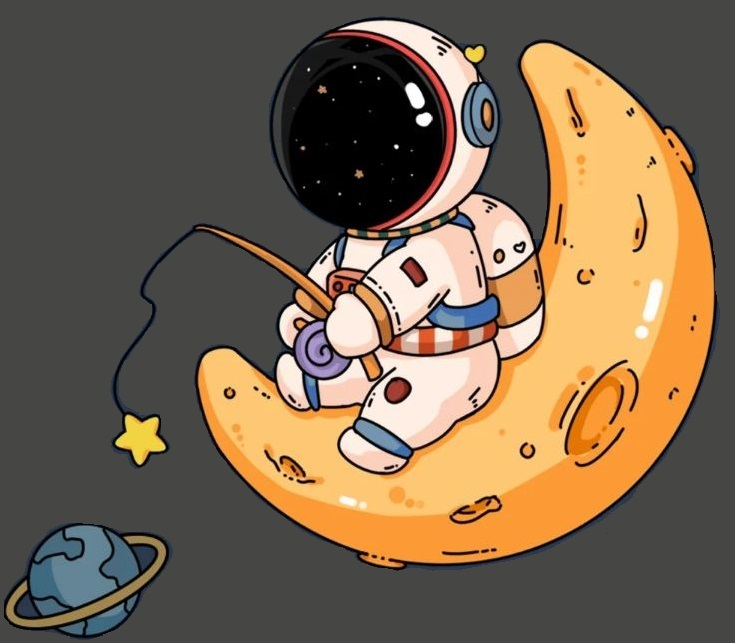
#> input picture Verification/as777.jpg, 735 x 643 px
$ python ChangePictureColor.py
#> lines starting #> are read from the running program, lines starting #| are printed output that depends on the picture
import colorsys
from PIL import Image

def changeColor():
    # 1. 指定图像路径
    filename = 'C:\\Work\\NewTool\\Verification\\pic.jpg'
    # 2. 读入图片，转换为RGB色值
    img = Image.open(filename).convert('RGB')
    width, height = img.size
    img_array = img.load()
    # 3. 将颜色范围内的色点改为指定颜色
    for w in range(0,width):
        for h in range(0,height):
            color_dot = img_array[w,h]
            if((color_dot[0]>30 and color_dot[0]<60) and (color_dot[1]>60 and color_dot[1]<100)  and (color_dot[2]>100 and color_dot[2]<170)):
                img_array[w, h] = (255, 255, 255)
    img.save('C:\\Work\\NewTool\\Verification\\snow.jpg')

def transparentPicture():
    # 1. 指定图像路径
    filename = 'as777.jpg'
    # 2. 读入图片，转换为RGB色值
    img = Image.open(filename).convert('RGBA')
    width, height = img.size
#> width = 735; height = 643
    # 3. 将颜色范围内的色点改为透明色
    for w in range(0,width):
        for h in range(0,height):
            dot = img.getpixel((w, h))
            #print(dot)
            if dot[0]>40 and dot[0]<60 and dot[1]>50 and dot[1]<70 and dot[2]>60 and dot[2]<90:
                dot = (dot[:-1] + (0,))
                img.putpixel((w, h), dot)
            elif dot[0] >= 60 and dot[0] < 80 and dot[1] > 60 and dot[1] < 80 and dot[2] > 60 and dot[2] < 80:
                dot = (dot[:-1] + (0,))
                img.putpixel((w, h), dot)
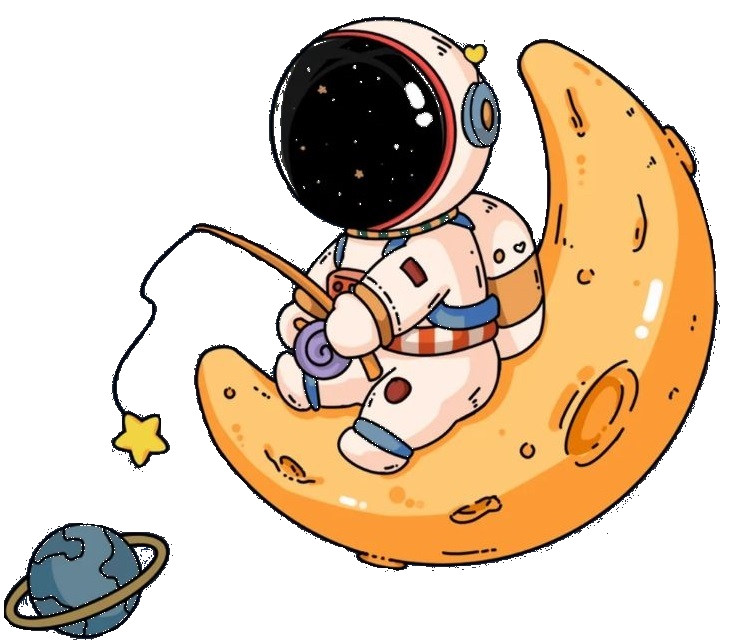
#> img: PIL image 735x643 RGBA; mean R, G, B, A 121, 101.9, 80, 118.1; transparent parts drawn white
    # 4. 保存为新的图片
    img.save('asqqq.png')


if __name__ == '__main__':
    transparentPicture()

$ run again, with Verification/as.jpg copied over Verification/as777.jpg
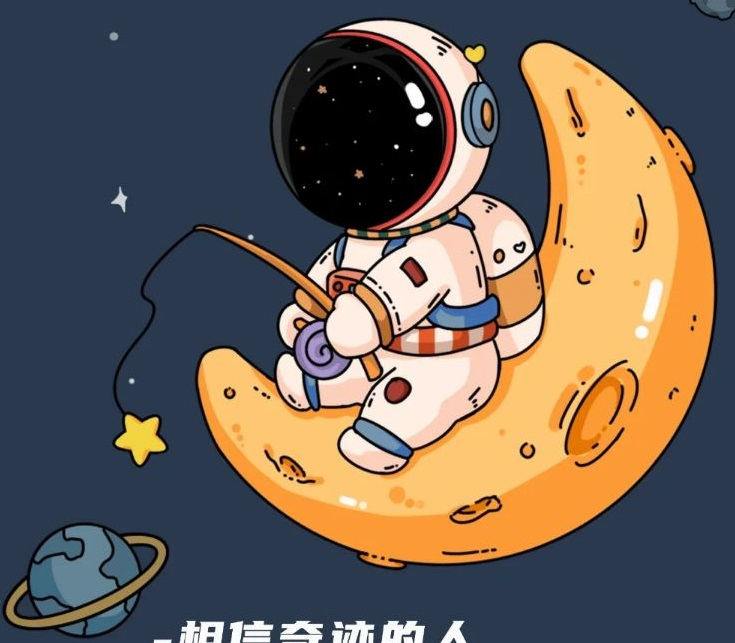
#> input picture Verification/as.jpg, 735 x 643 px
#> after the loop in transparentPicture, `for w in range(0,width):`:
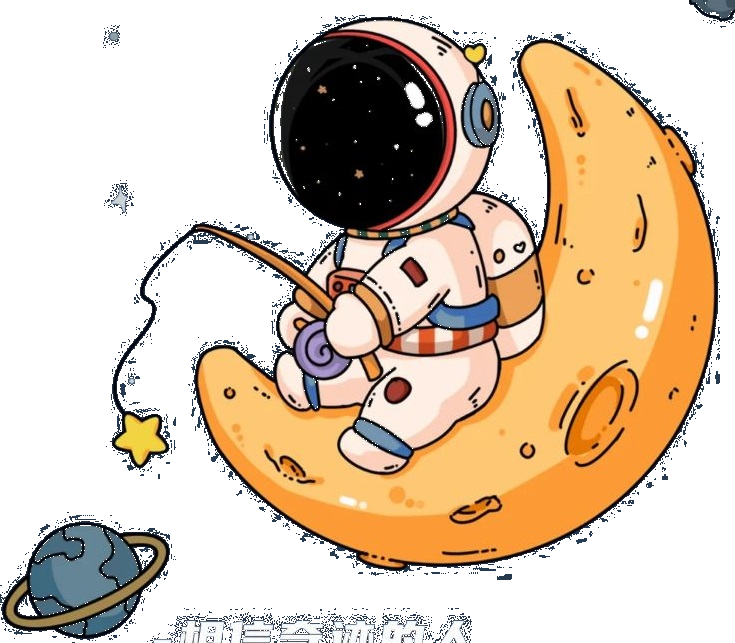
#> img: PIL image 735x643 RGBA; mean R, G, B, A 108, 96.6, 86.5, 124.9; transparent parts drawn white
